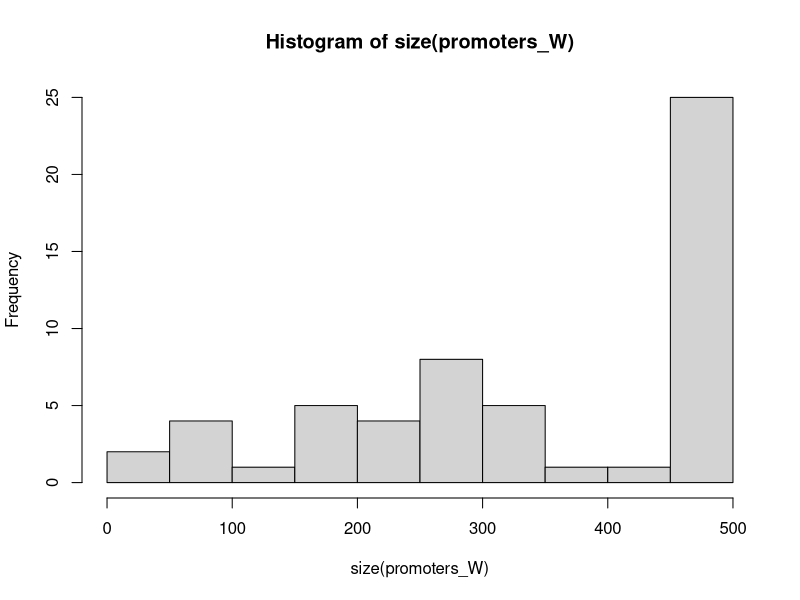

This chart was generated by the following R code:
library(intervals)


### Name: sgd
### Title: Yeast gene model sample data
### Aliases: sgd
### Keywords: datasets

### ** Examples


# An example to compute "promoters", defined to be the 500 bases
# upstream from an ORF annotation, provided these bases don't intersect
# another orf. See documentation for the sgd data set for more details
# on the annotation set.

use_chr <- "chr01"

data( sgd )
sgd <- subset( sgd, chr == use_chr )

orf <- Intervals(
                 subset( sgd, type == "ORF", c( "start", "stop" ) ),
                 type = "Z"
                 )
rownames( orf ) <- subset( sgd, type == "ORF" )$feature_name

W <- subset( sgd, type == "ORF", "strand" ) == "W"

promoters_W <- Intervals(
                         cbind( orf[W,1] - 500, orf[W,1] - 1 ),
                         type = "Z"
                         )

promoters_W <- interval_intersection(
                                     promoters_W,
                                     interval_complement( orf )
                                     )

# Many Watson-strand genes have another ORF upstream at a distance of
# less than 500 bp

hist( size( promoters_W ) )

# All CDS entries are completely within their corresponding ORF entry.

cds_W <- Intervals(
                 subset( sgd, type == "CDS" & strand == "W", c( "start", "stop" ) ),
                 type = "Z"
                 )
rownames( cds_W ) <- NULL

interval_intersection( cds_W, interval_complement( orf[W,] ) )
